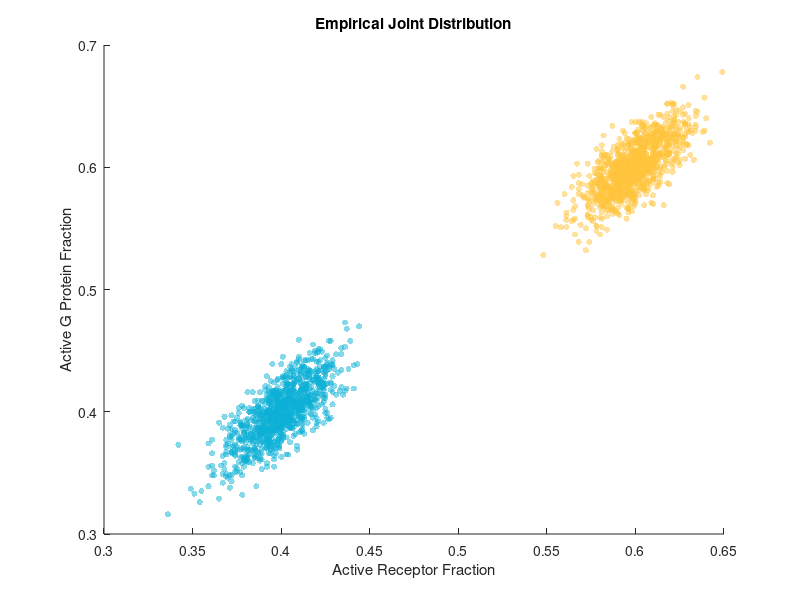

Here is the MATLAB script that generated this plot: (Note: this script raises an error after producing the figure.)
clear all
close all
NR=1000;
NG=1000;
ep=0.1;
nrf = 1000;
Rfvals = binornd(NR,0.5+ep,nrf,1);
Rbvals = binornd(NR,0.5-ep,nrf,1);

%% Define custom colors
color_gold  = [255, 195, 57] / 255;   % #FFC339
color_cyan  = [11, 176, 213] / 255;   % #0BB0D5
color_green = [0, 224, 112] / 255;    % #00E070
color_teal  = [11, 128, 131] / 255;   % #0B8083

%% Histogram bin settings
binWidth_fig2 = 0.005;   % common bin width for Figure 2
binWidth_fig3 = 0.005;   % common bin width for Figure 3

%ratiometric model
%
alpha = 1.0;
actF = 0.5 + alpha*( (Rfvals/NR) - 0.5);
actB = 0.5 + alpha*( (Rbvals/NR) - 0.5);
Gfvals = zeros(1,nrf);
Gbvals = zeros(1,nrf);
for i=1:nrf
	Gfvals(i) = binornd(NG,actF(i));
	Gbvals(i) = binornd(NG,actB(i));
end
Gdifs = Gfvals-Gbvals;  %difference between front and back
figure(1);
scatter(Rfvals/NR,Gfvals/NG,20,color_gold,'filled','MarkerFaceAlpha',0.5);
hold on;
scatter(Rbvals/NR,Gbvals/NG,20,color_cyan,'filled','MarkerFaceAlpha',0.5);
xlabel('Active Receptor Fraction')
ylabel('Active G Protein Fraction')
title('Empirical Joint Distribution')
figure(2);
h1=histogram(Gfvals/NG,'BinWidth',binWidth_fig2,'Normalization','pdf','FaceColor',color_gold,'FaceAlpha',0.5);
hold on;
h2=histogram(Gbvals/NG,'BinWidth',binWidth_fig2,'Normalization','pdf','FaceColor',color_cyan,'FaceAlpha',0.5);
xlabel('Active G Protein Fraction')
title('Histogram')
cv2r = var(Gfvals)/(mean(Gfvals)^2)
figure(3);
hd1 = histogram(Gdifs/NG,'BinWidth',binWidth_fig3,'Normalization','pdf');
hd1.FaceColor = color_cyan;
hd1.FaceAlpha = 0.5;
hold on;
%
%classical model
%
alpha = 0.50;
actF = 0.5 + alpha*( (Rfvals/NR) - 0.5);
actB = 0.5 + alpha*( (Rbvals/NR) - 0.5);
Gfvals = zeros(1,nrf);
Gbvals = zeros(1,nrf);
for i=1:nrf
	Gfvals(i) = binornd(NG,actF(i));
	Gbvals(i) = binornd(NG,actB(i));
end
Gdifs = Gfvals-Gbvals;
figure(1);
scatter(Rfvals/NR,Gfvals/NG,20,color_green,'filled','MarkerFaceAlpha',0.5);
hold on;
scatter(Rbvals/NR,Gbvals/NG,20,color_teal,'filled','MarkerFaceAlpha',0.5);
xv = [0.30:0.001:0.7];
plot(xv,xv,'Color',color_gold,'LineWidth',1.5);
nl = xv./(xv + 0.5);
plot(xv,nl,'Color',color_cyan,'LineWidth',1.5);
lnl = 0.5 + 0.5*(xv - 0.5);
plot(xv,lnl,'Color',color_teal,'LineWidth',1.5);
legend('Ratiometric Front','Ratiometric Back','Classical Front','Classical Back',...
       'y = x','Nonlinear','Linear','Location','best');
figure(2);
h3=histogram(Gfvals/NG,'BinWidth',binWidth_fig2,'Normalization','pdf','FaceColor',color_green,'FaceAlpha',0.5);
hold on;
h4=histogram(Gbvals/NG,'BinWidth',binWidth_fig2,'Normalization','pdf','FaceColor',color_teal,'FaceAlpha',0.5);
cv2c = var(Gfvals)/(mean(Gfvals)^2)
legend('Ratiometric Front','Ratiometric Back','Classical Front','Classical Back','Location','best');
figure(3);
hd2 = histogram(Gdifs/NG,'BinWidth',binWidth_fig3,'Normalization','pdf');
hd2.FaceColor = color_gold;
hd2.FaceAlpha = 0.5;
hold on;
title('Histogram of G Protein gradient')
legend('Ratiometric','Classical','Location','best');